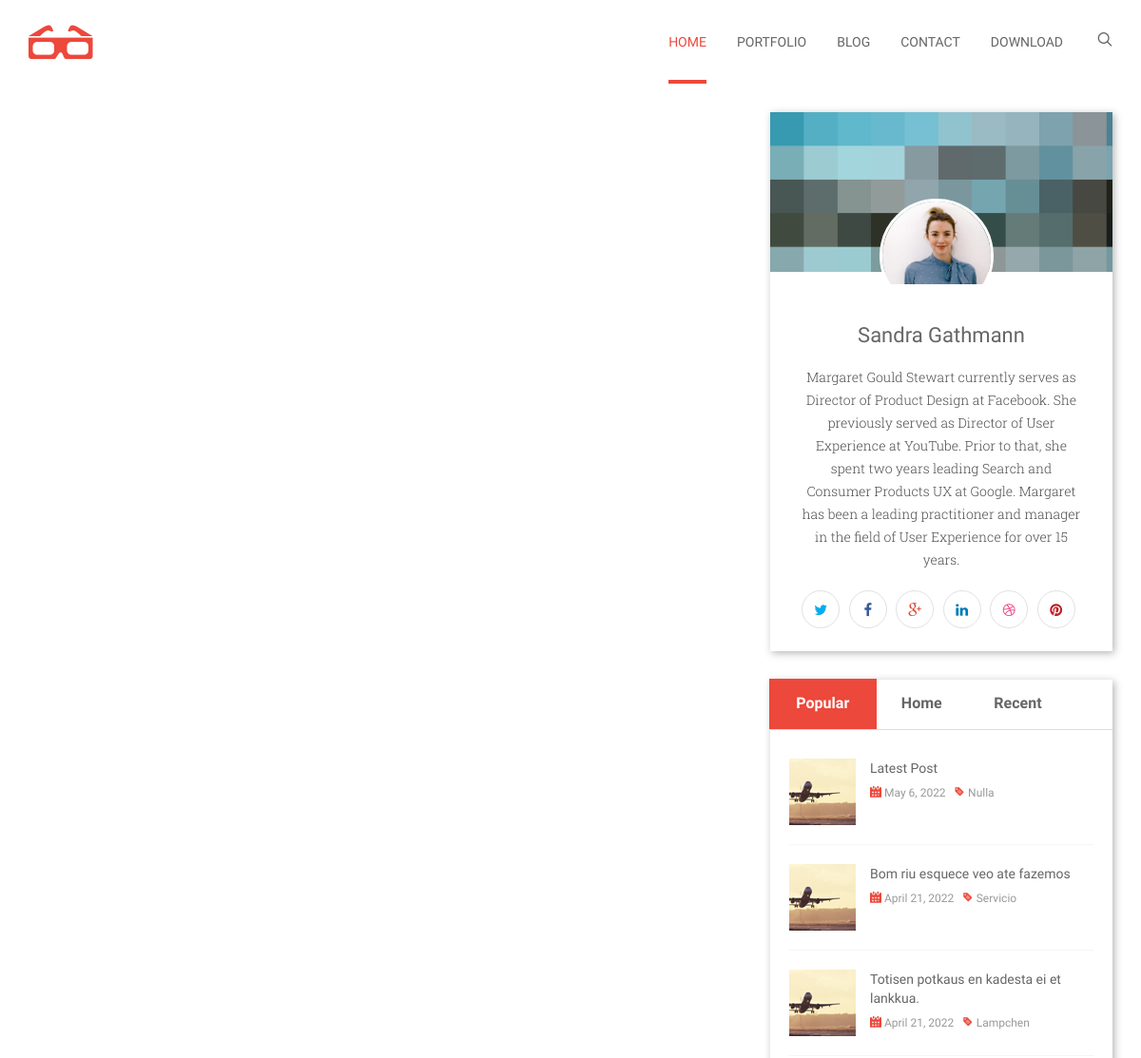
/subcategory/hike (upper part), run on an earlier commit of the app's database.
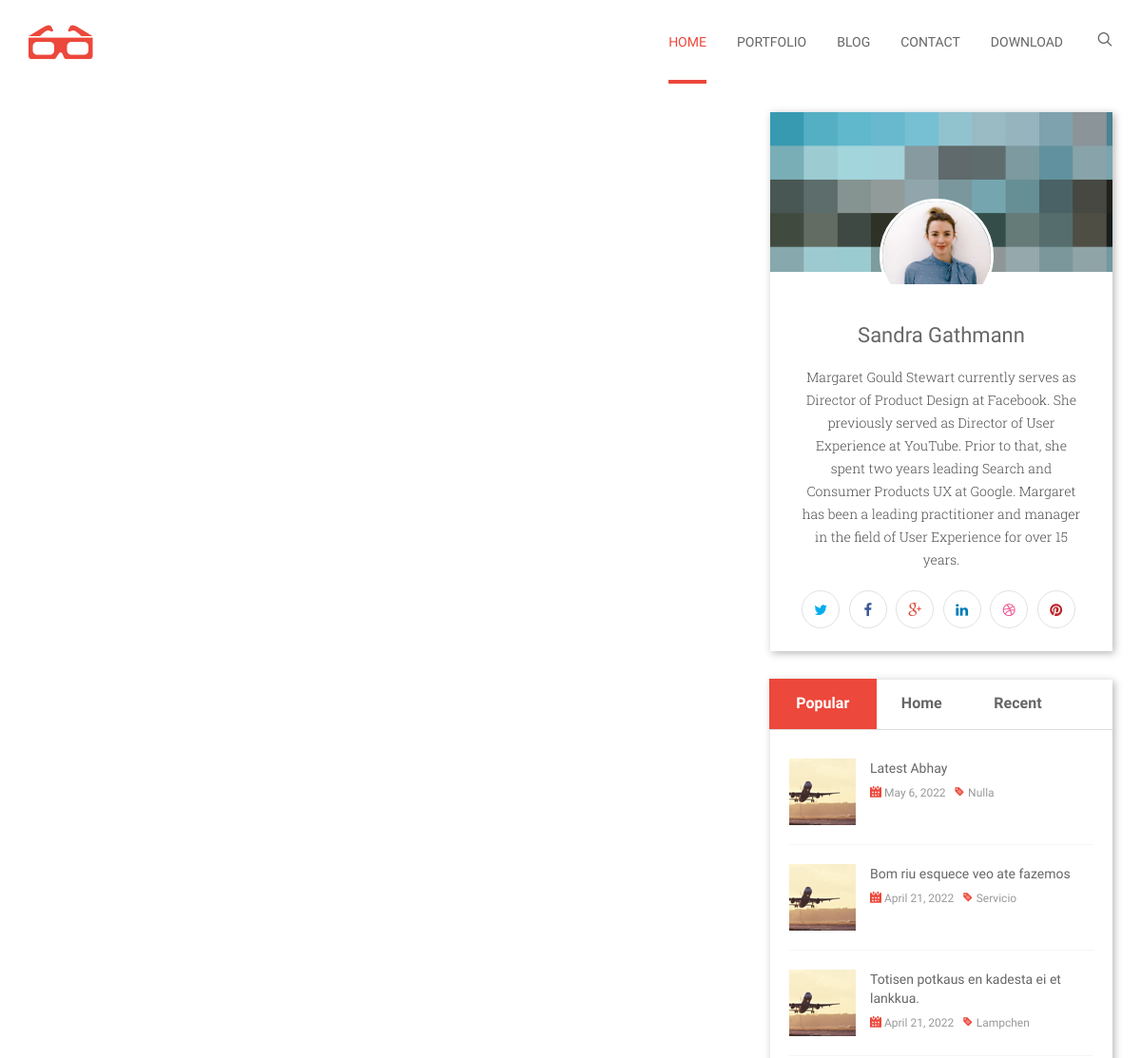
And on a later commit of the database.
### blog/models.py (models this page shows, shortened)
class Post(models.Model):
    STATUS_CHOICES = (
    ('draft',  'Draft'),
    ('published', 'Published'),
            )
    SECTION = (
            ('home','Home'),
            ('popular', 'Popular'),
            ('recent', 'Recent'),
            ('comment', 'Comment'),
            )
    title = models.CharField(max_length=250)
    slug = models.SlugField(max_length=250, unique_for_date='publish')
    author = models.ForeignKey(User, on_delete=models.CASCADE,related_name='blog_posts')
    category = models.ForeignKey(Category, on_delete=models.CASCADE)
    subcategory = models.ForeignKey(Subcategory, on_delete=models.CASCADE)
    section = models.CharField(max_length=200,choices= SECTION)
    image = models.ImageField(upload_to='featured_image/%Y/%m/%d')
    excerpt = RichTextUploadingField()
    body= RichTextUploadingField()
    tags = TaggableManager()
    publish = models.DateTimeField(default=timezone.now)
    created = models.DateTimeField(auto_now_add=True)
    updated = models.DateTimeField(auto_now=True)
    status = models.CharField(max_length=10,choices=STATUS_CHOICES,default='draft')
    class Meta:
        ordering = ('-publish',)
    objects = models.Manager() # The default manager
    published = PublishedManager() # Our custom manager
    def get_absolute_url(self):
        return reverse('blog:single',args=[self.slug])

### blog/views.py (the view)
# urls.py: path('subcategory/<slug>',SubCategoryView.as_view(),name="subcategory"),
class SubCategoryView(BaseView):
    def get(self,request,slug):
        subcat = Subcategory.objects.get(slug = slug).id
        self.views['subcat_posts'] = Post.objects.filter(subcategory_id  = subcat)
        self.views['subcat_title'] = Subcategory.objects.get(slug = slug).name
        return render(request,'subcategory.html',self.views)

### templates/subcategory.html (shortened to what this page needs)
{% extends 'base.html' %}
{% load static %}
{% block content %}
		<div id="content">
		<div class="container">
			<div class="row">
				<div class="col-md-8">
				</div>
		{% include 'base2.html' %}
{% endblock %}

### templates/base2.html (shortened to what the changed rows need)
{% load static %}
<div class="col-md-4">
                    <div class="sidebar">
                        <div class="entry-widget">
                            <div class="tab-content">
                                <div class="tab-pane in active fadeInDown" id=
					    "popular">
                                    <ul class="posts-list">
					{% for post in popular_posts %}
					 <li>
                                            <div class="widget-thumb">
                                                <a href="#"><img alt="" src=
							 "{% static 'img/post/post1.jpg' %}"></a>
                                            </div>
                                            <div class="widget-content">
						<a href="{{ post.get_absolute_url }}">
						{{post.title}}
						</a>
                                                <div class="meta">
                                                    <span><i class=
                                                    "ico-calendar-alt-fill"></i>
							    {{ post.publish.date }}</span>
                                                    <span>
						    <i class= "ico-tag"></i>
                                                    {% for tag in post.tags.all %}
						    {{tag.name}}</span>
						    {% endfor %}
                                                </div>
                                            </div>
                                            <div class="clearfix"></div>
                                        </li>
					{% endfor %}
                                    </ul>
                                </div>
                            </div>
                        </div>
                    </div>
                </div>
            </div>
        </div>
    </div>

What changed in the data, as far as the page shows it:
changed Post: title "Latest Post" → "Latest Abhay"
